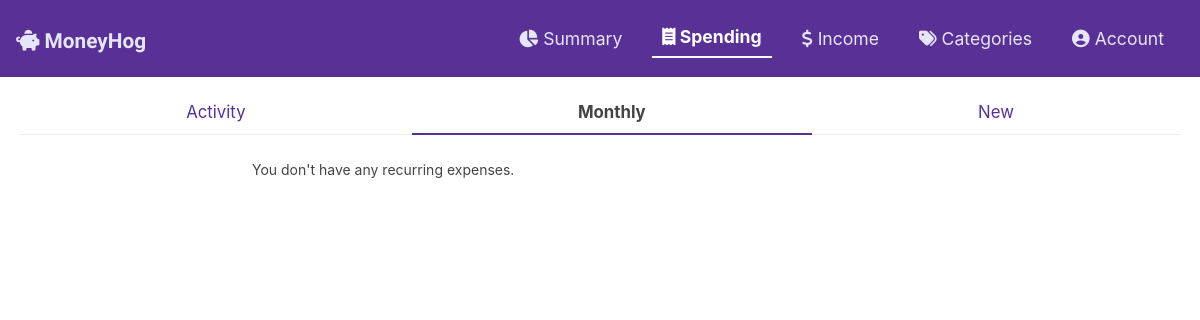
/budget/expenses/recurring, run on an earlier commit of the app's database.
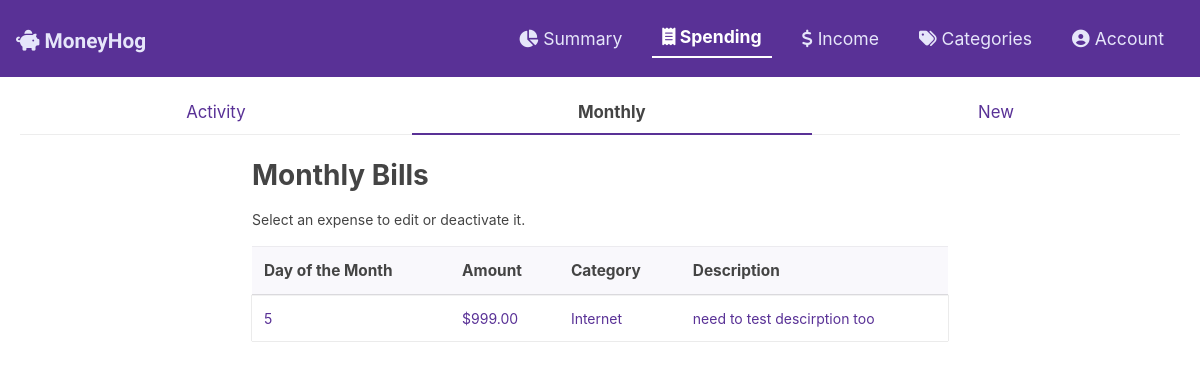
And on a later commit of the database.
### budget/models.py (models this page shows)
class RecurringExpense(models.Model):
    day = models.IntegerField('Day of expense')
    description = models.CharField(max_length=200, blank=True)
    category = models.ForeignKey('Category', on_delete=models.SET_NULL,null=True,blank=True)
    amount = models.DecimalField(max_digits=10, decimal_places=2)

class Category(models.Model):
    name = models.CharField(max_length=50)
    def __str__(self):
        return self.name

### budget/views.py (the view)
# urls.py: path('expenses/recurring', views.expense_list_recurring, name='expense_list_recurring'),
def expense_list_recurring(request):
    recurring_expenses = RecurringExpense.objects.all()
    context = {
        'recurring_expenses': recurring_expenses,
    }
    return render(request, 'budget/expenses/recurring-list.html',context)

### budget/templates/budget/expenses/recurring-list.html (shortened to what this page needs)
{% extends "budget/expenses/expense.html" %}
{% load static %}
{% block extra_styles %}
<link rel="stylesheet" type="text/css" href="{% static 'budget/rec-list.css' %}">
{% endblock extra_styles %}
{% block rec-activ %}active imp{% endblock %}
{% block content %}
  <div class="table-responsive flex flex-col">
    {% if recurring_expenses %}
    <h2 class="imp page-title mb-3">Monthly Bills</h2>
    <span class="mb-3">Select an expense to edit or deactivate it.</span>
    <table class="table mb-5">
      <thead class="thead-light">
        <tr>
          <th scope="col" class="title-sm">Day of the Month</th>
          <th scope="col" class="title-sm">Amount</th>
          <th scope="col" class="title-sm">Category</th>
          <th scope="col" class="title-sm">Description</th>
        </tr>
      </thead>
      <tbody>
        {% for expense in recurring_expenses %}
        <tr class="click btn-link" id="{{ expense.id }}">
          <td >{{ expense.day }}</td>
          <td >${{ expense.amount }}</td>
          <td >{{ expense.category }}</td>
          <td>{{ expense.description }}</td>
        </tr>
        {% endfor %}
      </tbody>
    </table>
    {% else %}
    <p class="mb-5">You don't have any recurring expenses.</p>
    {% endif %}
  </div>
{% endblock content%}

What changed in the data, as far as the page shows it:
added RecurringExpense: day "5", amount "999.00", category "Internet", description "need to test descirption too"
Also different on the page:
text no longer shown: "You don't have any recurring expenses."
text now shown: "Monthly Bills Select an expense to edit or deactivate it. Day of the Month Amount Category Description"
